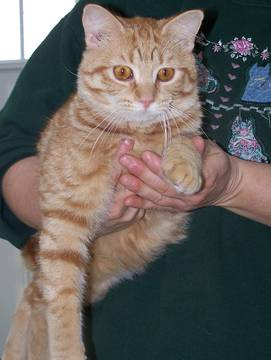
#> input picture 並列分散最終課題/target/cat.1020.jpg, 271 x 360 px, given in place of cat.0.jpg, which was not available
$ python parallel.py
#> lines starting #> are read from the running program, lines starting #| are printed output that depends on the picture; pictures that were not available may be replaced by others from this repository, and a replacement may not be noted
from joblib import Parallel, delayed
from time import time
import cv2
import numpy as np

def proc(n):
#> called with n = 0
    img = cv2.imread("target/cat.{}.jpg".format(n), 1)
#> img is the input picture: shape (360, 271, 3); mean B, G, R 95.9, 100.5, 106.3
    img = cv2.resize(img,(300,300))
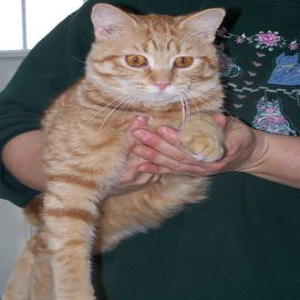
#> img: shape (300, 300, 3); mean B, G, R 95.8, 100.4, 106.2
    split = 3

    for s in range(0,300,split):
        for j in range(0,300,split):
            img2 = img[s:s+split,j:j+split]
            img2 = cv2.flip(img2,1)
            img[s:s+split,j:j+split] = img2
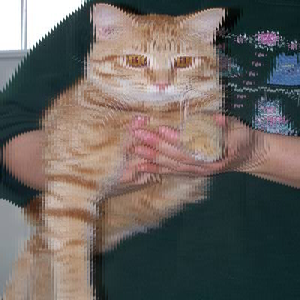
#> img: shape (300, 300, 3); mean B, G, R 95.8, 100.4, 106.2
    return cv2.imwrite("out/output{}.jpg".format(n), img)


# 処理時間計測開始
start = time()

# 時間がかかる処理(並列処理)
sub = Parallel(n_jobs=2)( [delayed(proc)(i) for i in range(4000)] )
#> call 2 of proc, with n = 1
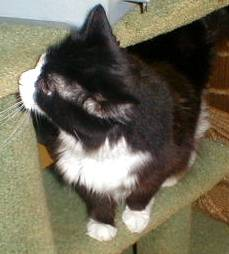
#> input picture 並列分散最終課題/target/cat.1034.jpg, 229 x 254 px, given in place of cat.1.jpg, which was not available
#> in proc, img is the input picture: shape (254, 229, 3); mean B, G, R 86.8, 105, 110.3
#> in proc (call 2), `img = cv2.resize(img,(300,300))`:
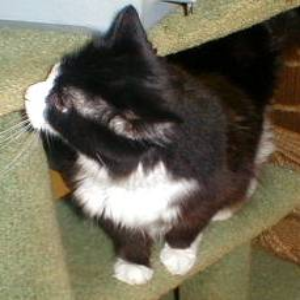
#> img: shape (300, 300, 3); mean B, G, R 86.7, 104.8, 110.2
#> after the loop in proc (call 2), `for s in range(0,300,split):`:
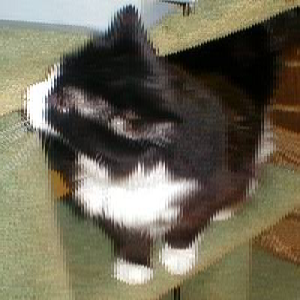
#> img: shape (300, 300, 3); mean B, G, R 86.7, 104.8, 110.2
#> (the run stopped early here; a loop or call above may not have finished)
